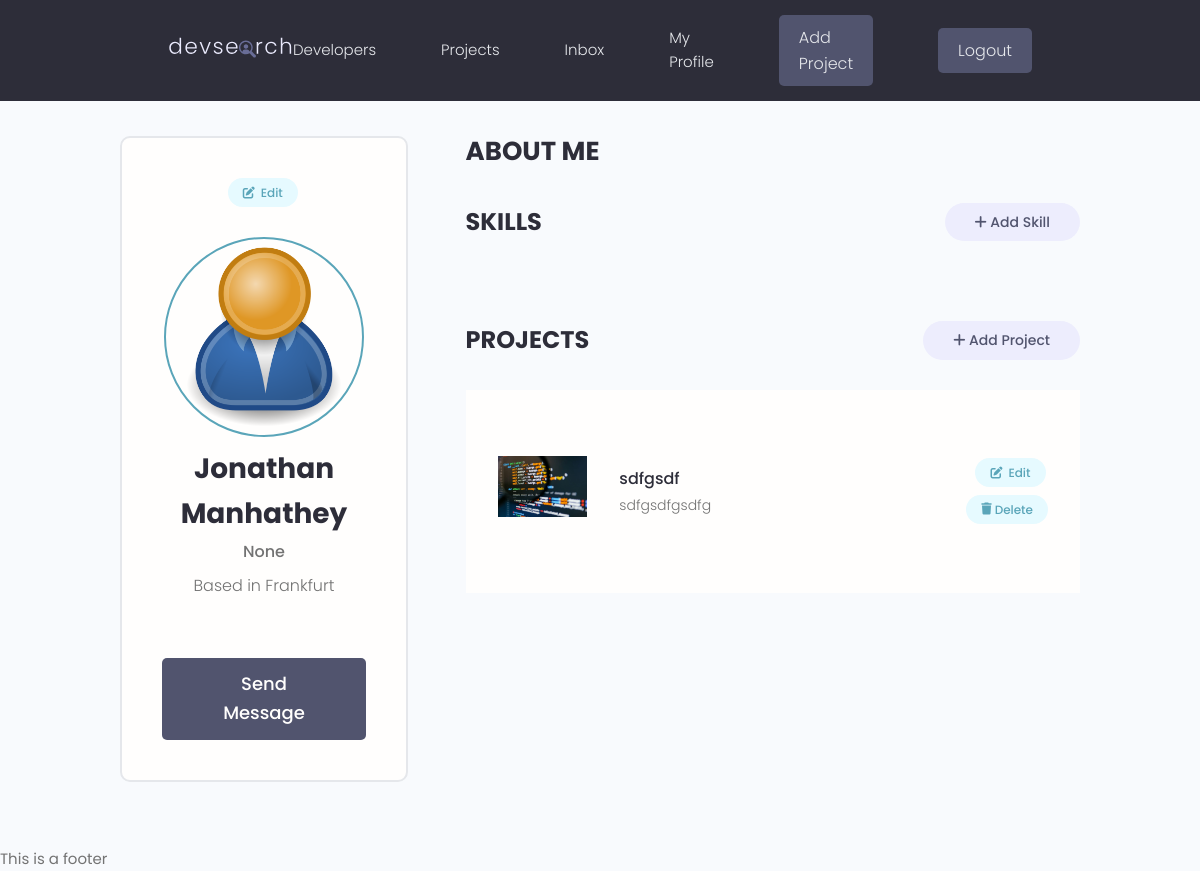
The app's page /profiles/account (signed in), older data.
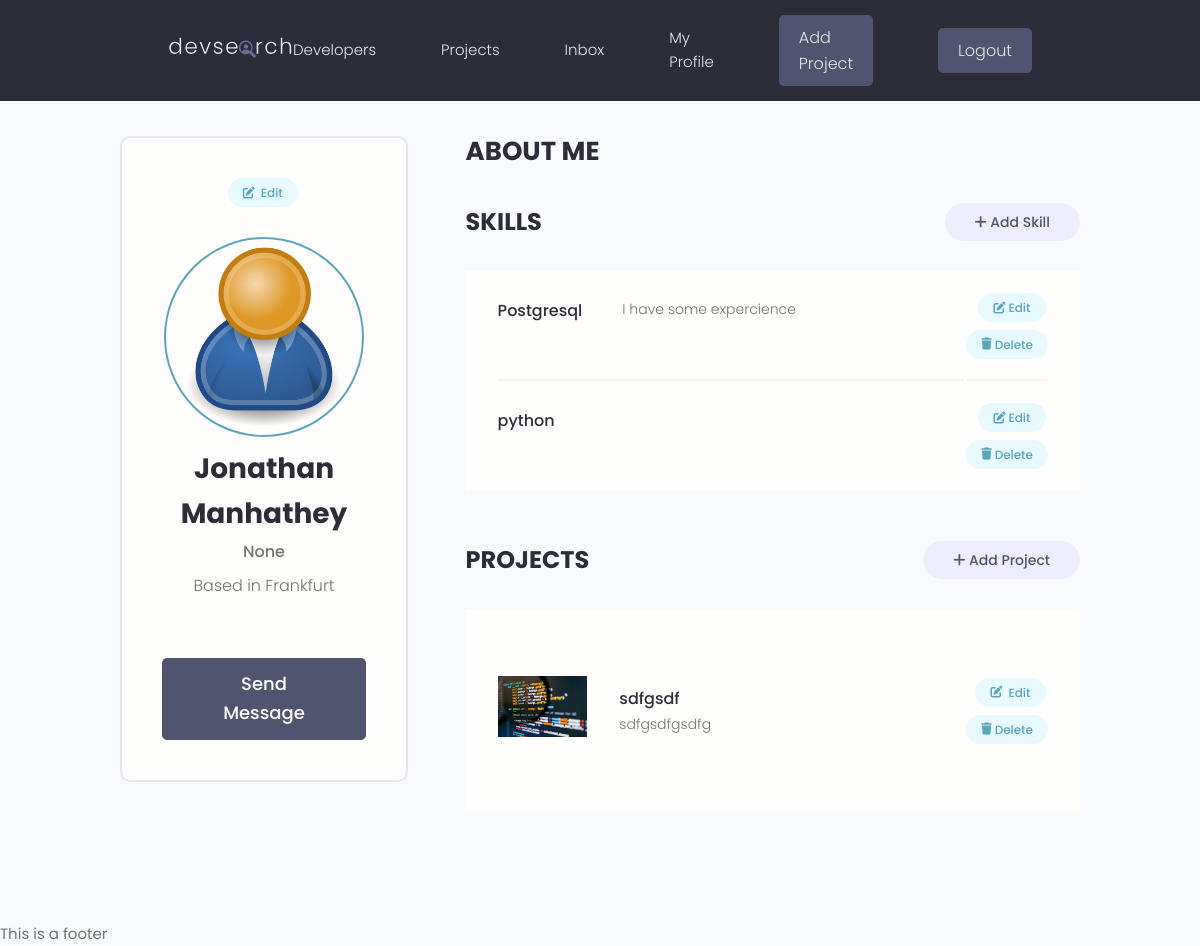
The same page, newer data.
### projects/models.py (models this page shows, shortened)
class Project(models.Model):
    owner = models.ForeignKey(Profile, null=True, blank=True, verbose_name="owner",
                              on_delete=models.SET_NULL, related_name="projects")
    title = models.CharField(max_length=200)
    description = models.TextField(null=True, blank=True)
    featured_image = models.ImageField(
        upload_to="projects", null=True, blank=True, default="default.webp")
    demo_link = models.CharField(max_length=2000, null=True, blank=True)
    source_link = models.CharField(max_length=2000, null=True, blank=True)
    created_at = models.DateTimeField(auto_now_add=True)
    id = models.UUIDField(default=uuid.uuid4, unique=True,
                          primary_key=True, editable=False)
    tags = models.ManyToManyField('Tag', blank=True, related_name="tags")
    vote_total = models.IntegerField(default=0, null=True, blank=True)
    vote_ratio = models.IntegerField(default=0, null=True, blank=True)
    class Meta:
        ordering = ['-created_at']

### users/models.py (models this page shows, shortened)
class Skill(models.Model):
    owner = models.ForeignKey(Profile, on_delete=models.CASCADE, null=True, blank=True)
    name = models.CharField(max_length=200)
    description = models.TextField(blank=True, null=True)
    id = models.UUIDField(default=uuid.uuid4, unique=True, primary_key=True, editable=False)

### users/views.py (the view)
# urls.py: path('account', views.userAccount, name="account"),
@login_required(login_url='users:login')
def userAccount(request):
    profile = request.user.profile
    context = {"profile": profile}
    return render(request, 'users/account.html', context)

### users/templates/users/account.html (shortened to what this page needs)
{% extends "base.html"%}
{% load static %}
{% block content %}
  <main class="settingsPage profile my-md">
    <div class="container">
      <div class="layout">
        <div class="column column--1of3">
          <div class="card text-center">
            <div class="card__body dev">
              <a class="tag tag--pill tag--main settings__btn" href="{% url 'users:edit-account' %}"><i class="fa-solid fa-pen-to-square">&nbsp </i>  Edit</a>
              <img class="avatar avatar--xl dev__avatar" src="{{profile.profile_image.url}}" />
              <h2 class="dev__name">{{profile.name}}</h2>
              <p class="dev__title">{{profile.short_intro}}</p>
              <p class="dev__location">Based in {{profile.location}}</p>
              <a href="#" class="btn btn--sub btn--lg">Send Message </a>
            </div>
          </div>
        </div>
        <div class="column column--2of3">
          <div class="devInfo">
            <h3 class="devInfo__title">About Me</h3>
          </div>
          <div class="settings">
            <h3 class="settings__title">Skills</h3>
            <a class="tag tag--pill tag--sub settings__btn tag--lg" href="{% url 'users:create-skill' %}"><i class="fa-solid fa-plus">&nbsp</i> Add Skill</a>
          </div>
          <table class="settings__table">
            {% for skill in profile.skill_set.all %}
            <tr>
              <td class="settings__tableInfo">
              <div class="devSkill">
                <h4 class="devSkill__title">{{skill.name}}</h4>
                <p class="devSkill__info">
                  {{skill.description}}
                </p>
              </div>
              </td>
              <td class="settings__tableActions">
                <a class="tag tag--pill tag--main settings__btn" href="{% url 'users:edit-skill' skill.id %}"><i class="fa-solid fa-pen-to-square">&nbsp </i>  Edit</a>
                <a class="tag tag--pill tag--main settings__btn" href="{% url 'delete_confirmation' type='skill' pk=skill.id %}"><i class="fa-solid fa-trash">&nbsp</i>
                  Delete</a>
              </td>
            </tr>
            {% endfor %}
          </table>
          <div class="settings">
            <h3 class="settings__title">Projects</h3>
            <a class="tag tag--pill tag--sub settings__btn tag--lg" href="{% url 'projects:create-project' %}"><i class="fa-solid fa-plus">&nbsp</i> Add Project</a>
          </div>
          <table class="settings__table">
            {% for project in profile.projects.all %}
            <tr>
              <td class="settings__thumbnail">
                <a href="{% url "projects:project-detail" project.id %}"><img src="{{project.featured_image.url}}" alt="Project Thumbnail" /></a>
              </td>
              <td class="settings__tableInfo">
                <a href="{% url "projects:project-detail" project.id %}">{{project.title}}</a>
                <p>
                  {{project.description|slice:"500"}}
                </p>
              </td>
              <td class="settings__tableActions">
                <a class="tag tag--pill tag--main settings__btn" href="{% url 'projects:update-project' project.id %}"><i class="fa-solid fa-pen-to-square"> &nbsp</i> Edit</a>
                <a class="tag tag--pill tag--main settings__btn" href="{% url 'delete_confirmation' type='Project' pk=project.id  %}">
                  <i class="fa-solid fa-trash">&nbsp</i>
                  Delete</a>
              </td>
            </tr>
            {% endfor %}
          </table>
        </div>
      </div>
    </div>
  </main>
{% endblock %}

Row changes from the older to the newer data that the page shows:
added Skill: name "Postgresql", description "I have some expercience"
added Skill: name "python"
